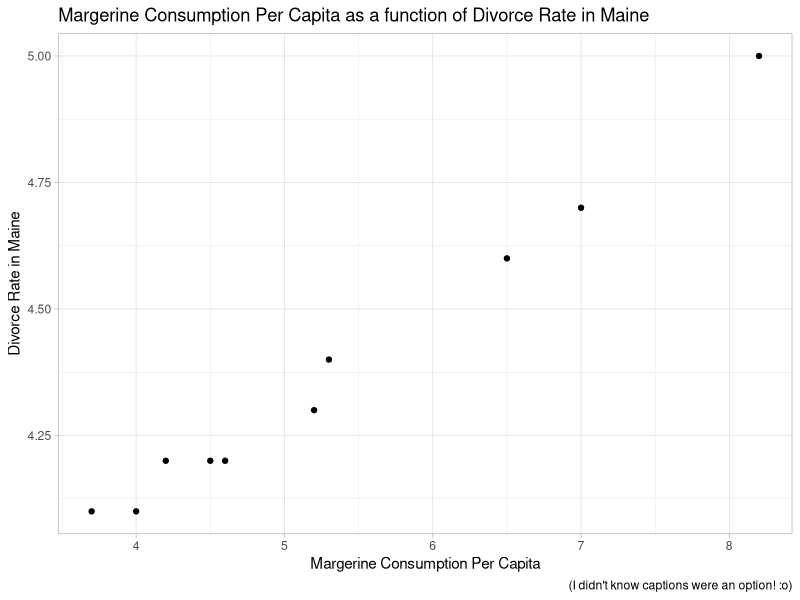
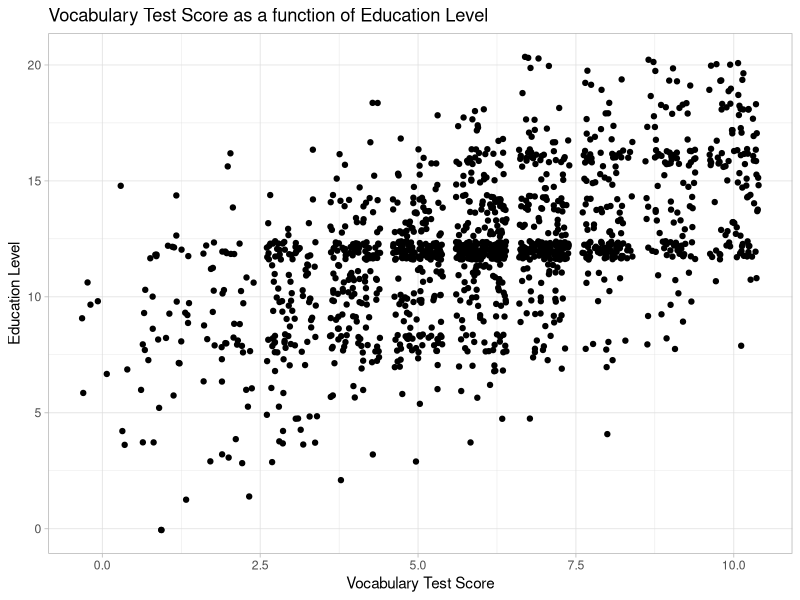
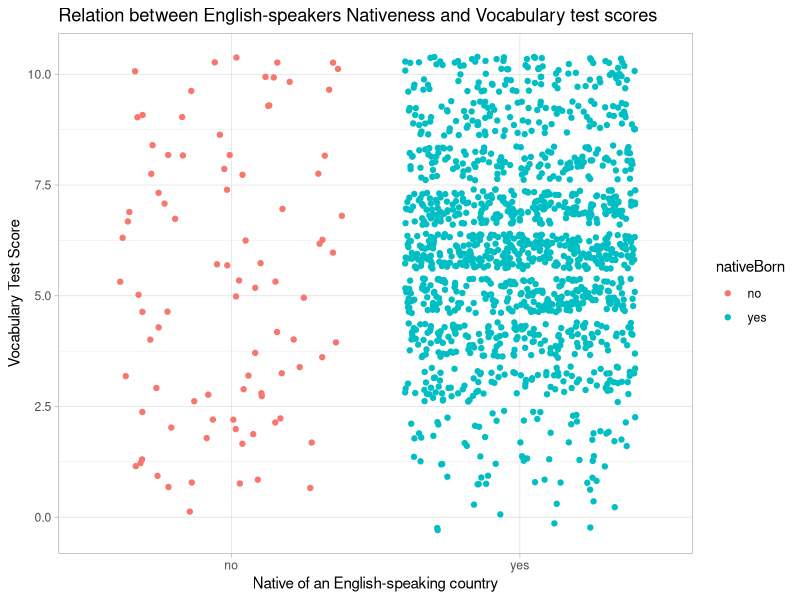
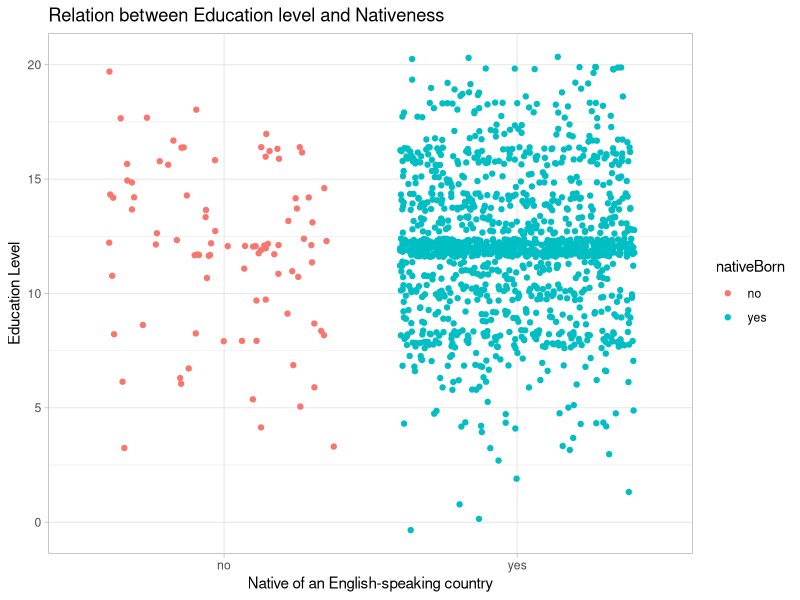

These figures' R source, in order:
## ---- chunk 1
#setup chunk
install.packages("dslabs")
install.packages("car")

library(dslabs)
library(ggplot2)
library(dplyr)
library(car)

## ---- chunk 2
data("divorce_margarine")
head(divorce_margarine)
## ---- chunk 3
ggplot(divorce_margarine,
       aes(x = margarine_consumption_per_capita, y = divorce_rate_maine)) +
  geom_point() + 
  ggtitle("Margerine Consumption Per Capita as a function of Divorce Rate in Maine") +
  labs(x = "Margerine Consumption Per Capita", y = "Divorce Rate in Maine", caption = "(I didn't know captions were an option! :o)") +
  theme_light()
  

## ---- chunk 4
cor.test(divorce_margarine$margarine_consumption_per_capita, divorce_margarine$divorce_rate_maine)
## ---- chunk 5
summary(lm(divorce_rate_maine ~ margarine_consumption_per_capita, data = divorce_margarine))
## ---- chunk 6
data("GSSvocab")
head(GSSvocab)
## ---- chunk 7
dat1978 <- GSSvocab %>%
  filter(year == 1978) %>%
  na.exclude()
## ---- chunk 8
ggplot(dat1978, 
       aes(x = vocab, y = educ)) +
  geom_point(position = "jitter") +
  labs(title = "Vocabulary Test Score as a function of Education Level", x = "Vocabulary Test Score", y = "Education Level") +
  theme_light()
## ---- chunk 9
summary(lm(vocab ~ educ, data = dat1978))
## ---- chunk 10
ggplot(dat1978, 
       aes(x = nativeBorn, y = vocab, color = nativeBorn)) +
  geom_point(position = "jitter") +
  theme_light() +
  labs(title = "Relation between English-speakers Nativeness and Vocabulary test scores", x = "Native of an English-speaking country", y = "Vocabulary Test Score")
## ---- chunk 11
summary(lm(vocab ~ educ + nativeBorn, data = dat1978))
## ---- chunk 12
ggplot(dat1978, 
       aes(x = nativeBorn, y = educ, color = nativeBorn)) +
  geom_point(position = "jitter") +
  theme_light() +
  labs(title = "Relation between Education level and Nativeness", x = "Native of an English-speaking country", y = "Education Level")
## ---- chunk 13
summary(lm(vocab ~ educ * nativeBorn, data = dat1978))
## ---- chunk 14
m1 <- lm(vocab ~ educ, data = dat1978)
m2 <- lm(vocab ~ educ + nativeBorn, data = dat1978)
m3 <- lm(vocab ~ educ * nativeBorn, data = dat1978)

anova(m1, m2, m3)
